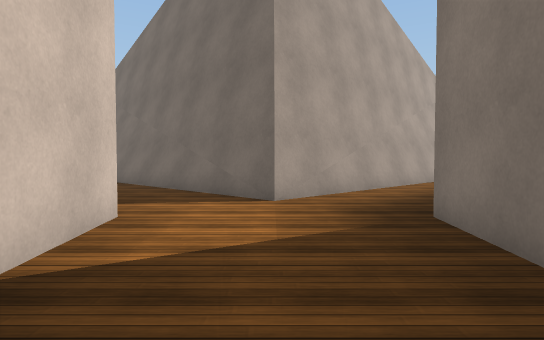
view 1 (above)

12 first-person views from a walk through a Unity game level. The camera is 1.3 m above the floor, tilts 2° down and sees 80° across. The floor is counted in squares, 2 m on a side. Each view is taken from the middle of a square. On the plan, view 1 faces up. The plan holds only what a view shows up to about 10 squares ahead; the rest is blank. The place goes on beyond the plan. The player character is not drawn. Some animated figures are left out. Surface patterns are stand-ins for the level's own textures.

view 2
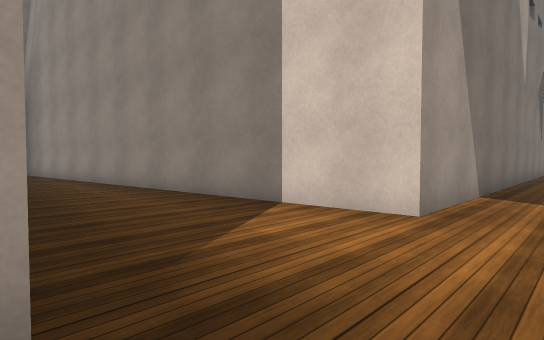

view 3
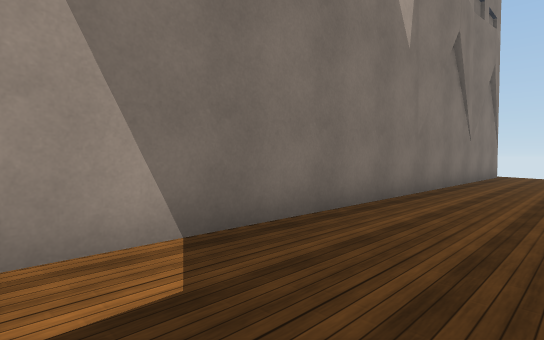

view 4
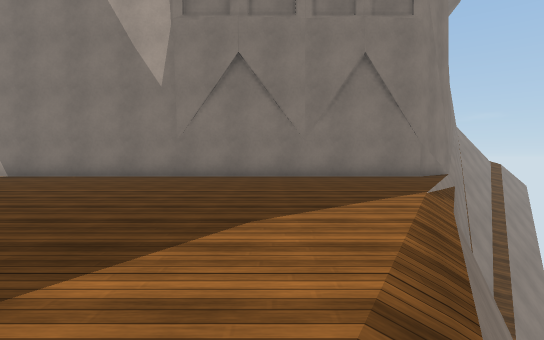

view 5
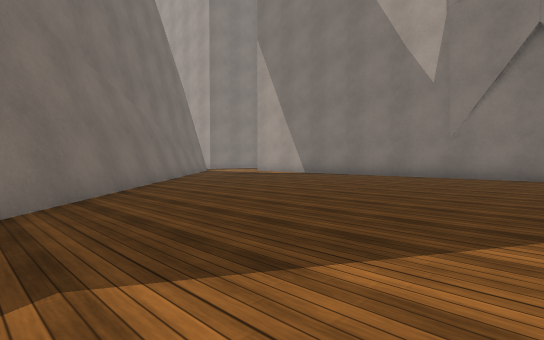

view 6
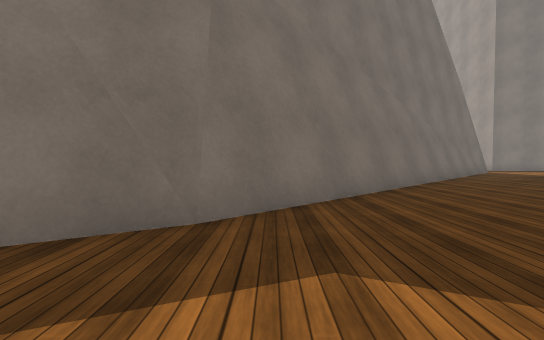

view 7
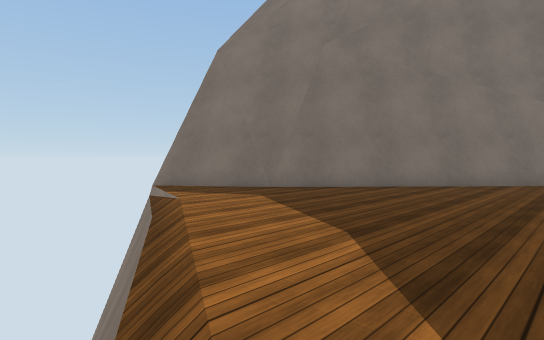

view 8
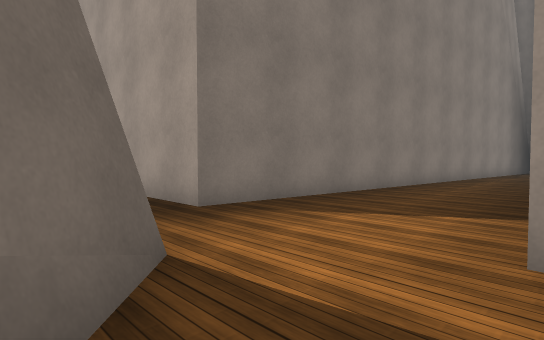

view 9
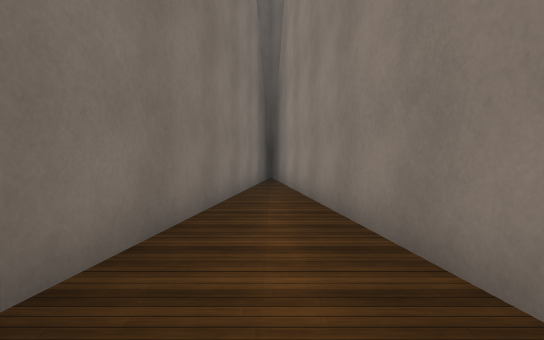

view 10
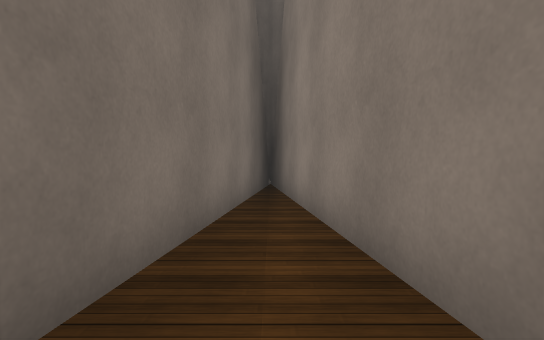

view 11
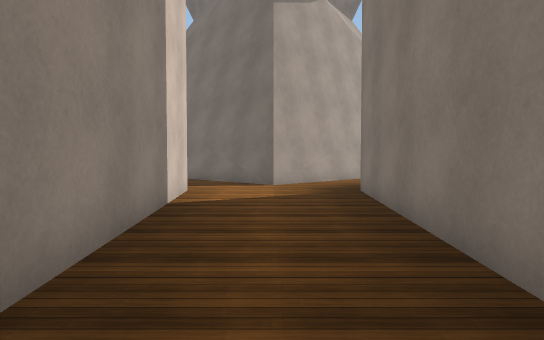

view 12
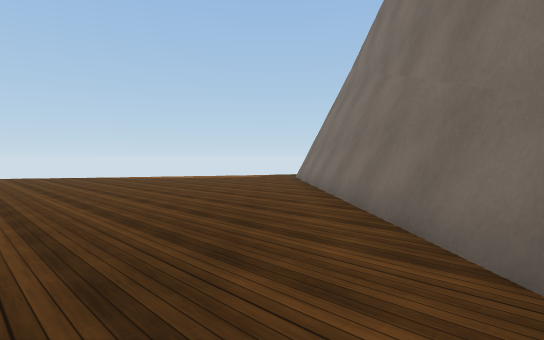

### Floor plan
Key: @ floor where view 1 was taken; # wall or solid block; . floor; v drop or lower ground.
Columns run from 19 left of view 1 to 4 right of it. Each row starts with its distance up from view 1.
 16         v#
 15        vv##
 14        v..##
 13       v....##
 12       v.....##
 11      v.......##
 10     vv........##
  9     v..........##     ##
  8     v...........##   ##.
  7    v.............#####.
  6    v..............###..
  5   v....................
  4 v v....................
  3 vv################...###
  2                  #...#
  1                  #...#
  0                   .@.#
 -1                  #...#
 -2                  ##.##
 -3                   #.#
 -4                   #.#
 -5                   #.#
 -6                   #.#
 -7                   #.#
 -8                   #.#
 -9                   #.#
-10                   #.#
-11                   ###

Positions as (right, up) in squares from view 1, and headings:
1: (0, 0), facing up
2: (2, 5), facing down-left
3: (-3, 6), facing down-left
4: (-12, 13), facing down
5: (-12, 13), facing down-right
6: (-12, 13), facing right
7: (-14, 9), facing up-right
8: (-2, 6), facing down-right
9: (0, -1), facing down
10: (0, -4), facing down
11: (0, -3), facing up
12: (-2, 5), facing up-left
